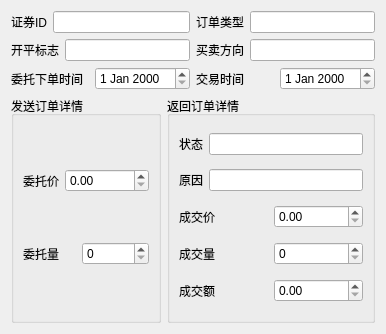
<?xml version="1.0" encoding="UTF-8"?>
<ui version="4.0">
 <class>Form</class>
 <widget class="QWidget" name="Form">
  <property name="geometry">
   <rect>
    <x>0</x>
    <y>0</y>
    <width>386</width>
    <height>334</height>
   </rect>
  </property>
  <property name="windowTitle">
   <string>Form</string>
  </property>
  <property name="windowIcon">
   <iconset>
    <normaloff>../icon/order.ico</normaloff>../icon/order.ico</iconset>
  </property>
  <layout class="QVBoxLayout" name="verticalLayout_4">
   <item>
    <layout class="QVBoxLayout" name="verticalLayout_3">
     <item>
      <layout class="QHBoxLayout" name="horizontalLayout_9">
       <item>
        <layout class="QHBoxLayout" name="horizontalLayout_3">
         <item>
          <widget class="QLabel" name="label_12">
           <property name="text">
            <string>证券ID</string>
           </property>
          </widget>
         </item>
         <item>
          <widget class="QLineEdit" name="sec_id"/>
         </item>
        </layout>
       </item>
       <item>
        <layout class="QHBoxLayout" name="horizontalLayout_6">
         <item>
          <widget class="QLabel" name="label_4">
           <property name="text">
            <string>订单类型</string>
           </property>
          </widget>
         </item>
         <item>
          <widget class="QLineEdit" name="order_type"/>
         </item>
        </layout>
       </item>
      </layout>
     </item>
     <item>
      <layout class="QHBoxLayout" name="horizontalLayout_10">
       <item>
        <layout class="QHBoxLayout" name="horizontalLayout_2">
         <item>
          <widget class="QLabel" name="label_2">
           <property name="text">
            <string>开平标志</string>
           </property>
          </widget>
         </item>
         <item>
          <widget class="QLineEdit" name="position_effect"/>
         </item>
        </layout>
       </item>
       <item>
        <layout class="QHBoxLayout" name="horizontalLayout_7">
         <item>
          <widget class="QLabel" name="label_3">
           <property name="text">
            <string>买卖方向</string>
           </property>
          </widget>
         </item>
         <item>
          <widget class="QLineEdit" name="side"/>
         </item>
        </layout>
       </item>
      </layout>
     </item>
     <item>
      <layout class="QHBoxLayout" name="horizontalLayout_11">
       <item>
        <layout class="QHBoxLayout" name="horizontalLayout">
         <item>
          <widget class="QLabel" name="label_7">
           <property name="text">
            <string>委托下单时间</string>
           </property>
          </widget>
         </item>
         <item>
          <widget class="QDateEdit" name="sending_time"/>
         </item>
        </layout>
       </item>
       <item>
        <layout class="QHBoxLayout" name="horizontalLayout_8">
         <item>
          <widget class="QLabel" name="label_11">
           <property name="text">
            <string>交易时间</string>
           </property>
          </widget>
         </item>
         <item>
          <widget class="QDateEdit" name="transact_time"/>
         </item>
        </layout>
       </item>
      </layout>
     </item>
    </layout>
   </item>
   <item>
    <layout class="QHBoxLayout" name="horizontalLayout_15">
     <item>
      <widget class="QGroupBox" name="groupBox">
       <property name="title">
        <string>发送订单详情</string>
       </property>
       <layout class="QVBoxLayout" name="verticalLayout">
        <item>
         <layout class="QHBoxLayout" name="horizontalLayout_4">
          <item>
           <widget class="QLabel" name="label_5">
            <property name="text">
             <string>委托价</string>
            </property>
           </widget>
          </item>
          <item>
           <widget class="QDoubleSpinBox" name="price">
            <property name="maximum">
             <double>10000000.000000000000000</double>
            </property>
           </widget>
          </item>
         </layout>
        </item>
        <item>
         <layout class="QHBoxLayout" name="horizontalLayout_5">
          <item>
           <widget class="QLabel" name="label_6">
            <property name="text">
             <string>委托量</string>
            </property>
           </widget>
          </item>
          <item>
           <widget class="QSpinBox" name="volume">
            <property name="minimum">
             <number>0</number>
            </property>
            <property name="maximum">
             <number>10000000</number>
            </property>
           </widget>
          </item>
         </layout>
        </item>
       </layout>
      </widget>
     </item>
     <item>
      <widget class="QGroupBox" name="groupBox_2">
       <property name="title">
        <string>返回订单详情</string>
       </property>
       <layout class="QVBoxLayout" name="verticalLayout_2">
        <item>
         <layout class="QHBoxLayout" name="horizontalLayout_16">
          <item>
           <widget class="QLabel" name="label">
            <property name="text">
             <string>状态</string>
            </property>
           </widget>
          </item>
          <item>
           <widget class="QLineEdit" name="status"/>
          </item>
         </layout>
        </item>
        <item>
         <layout class="QHBoxLayout" name="horizontalLayout_17">
          <item>
           <widget class="QLabel" name="label_13">
            <property name="text">
             <string>原因</string>
            </property>
           </widget>
          </item>
          <item>
           <widget class="QLineEdit" name="reason"/>
          </item>
         </layout>
        </item>
        <item>
         <layout class="QHBoxLayout" name="horizontalLayout_12">
          <item>
           <widget class="QLabel" name="label_8">
            <property name="text">
             <string>成交价</string>
            </property>
           </widget>
          </item>
          <item>
           <widget class="QDoubleSpinBox" name="res_price">
            <property name="maximum">
             <double>1000000000.000000000000000</double>
            </property>
           </widget>
          </item>
         </layout>
        </item>
        <item>
         <layout class="QHBoxLayout" name="horizontalLayout_13">
          <item>
           <widget class="QLabel" name="label_9">
            <property name="text">
             <string>成交量</string>
            </property>
           </widget>
          </item>
          <item>
           <widget class="QSpinBox" name="res_volume">
            <property name="maximum">
             <number>100000000</number>
            </property>
           </widget>
          </item>
         </layout>
        </item>
        <item>
         <layout class="QHBoxLayout" name="horizontalLayout_14">
          <item>
           <widget class="QLabel" name="label_10">
            <property name="text">
             <string>成交额</string>
            </property>
           </widget>
          </item>
          <item>
           <widget class="QDoubleSpinBox" name="amount">
            <property name="maximum">
             <double>10000000000.000000000000000</double>
            </property>
           </widget>
          </item>
         </layout>
        </item>
       </layout>
      </widget>
     </item>
    </layout>
   </item>
  </layout>
 </widget>
 <resources/>
 <connections/>
</ui>
